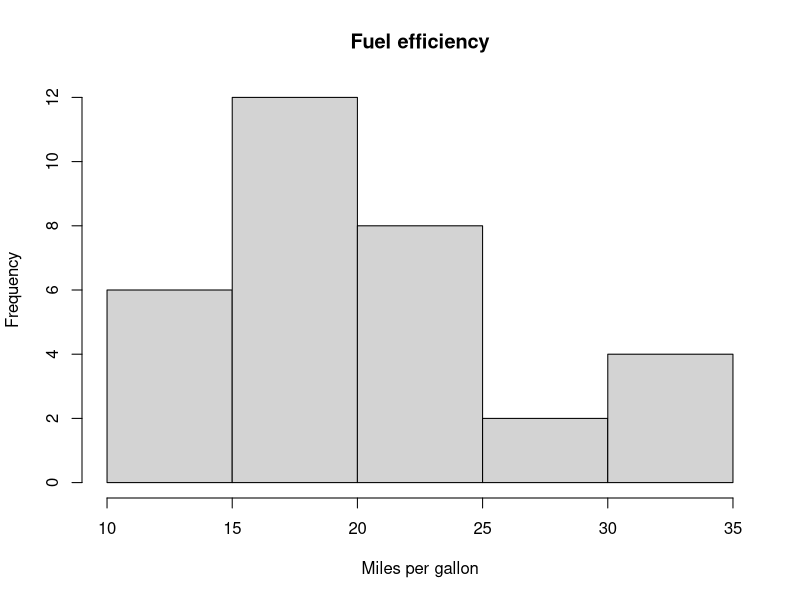
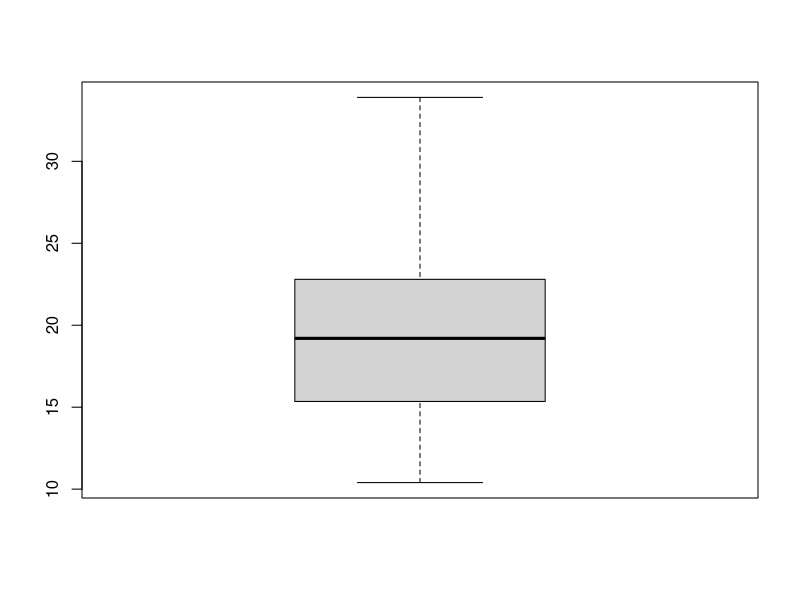

Reproduce these figures in R, in order.
data("mtcars")
summary(mtcars$mpg)
hist(mtcars$mpg, main="Fuel efficiency",
     xlab="Miles per gallon")
boxplot(mtcars$mpg)
